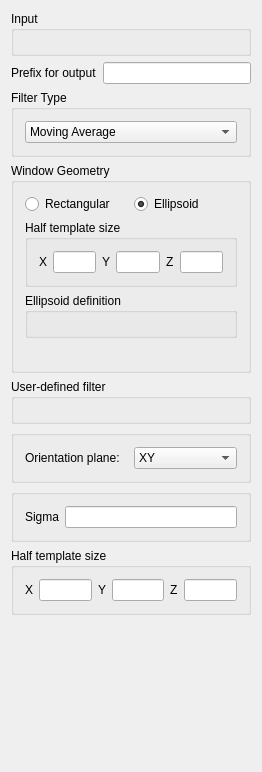
<?xml version="1.0" encoding="UTF-8"?>
<ui version="4.0">
 <class>movingWindows</class>
 <widget class="QWidget" name="movingWindows">
  <property name="AlgorithmCategory" stdset="0">
   <string>Utilities</string>
  </property>
  <property name="AlgorithmDescription" stdset="0">
   <string>Spatial Filtering</string>
  </property>
  <property name="enabled">
   <bool>true</bool>
  </property>
  <property name="geometry">
   <rect>
    <x>0</x>
    <y>0</y>
    <width>262</width>
    <height>772</height>
   </rect>
  </property>
  <property name="windowTitle">
   <string>Moving Windows</string>
  </property>
  <layout class="QGridLayout">
   <item row="0" column="0">
    <widget class="Q3GroupBox" name="GroupBox3">
     <property name="title">
      <string>Input</string>
     </property>
     <layout class="QVBoxLayout">
      <item>
       <widget class="PropertySelector" name="Input_data"/>
      </item>
     </layout>
    </widget>
   </item>
   <item row="1" column="0">
    <layout class="QHBoxLayout">
     <item>
      <widget class="QLabel" name="textLabel1_3">
       <property name="text">
        <string>Prefix for output</string>
       </property>
       <property name="wordWrap">
        <bool>false</bool>
       </property>
      </widget>
     </item>
     <item>
      <widget class="QLineEdit" name="prefix_out"/>
     </item>
    </layout>
   </item>
   <item row="2" column="0">
    <widget class="GsTLGroupBox" name="gsTLGroupBox9">
     <property name="title">
      <string>Filter Type</string>
     </property>
     <layout class="QVBoxLayout">
      <item>
       <widget class="QComboBox" name="filter_type">
        <item>
         <property name="text">
          <string>Moving Average</string>
         </property>
        </item>
        <item>
         <property name="text">
          <string>Moving Variance</string>
         </property>
        </item>
        <item>
         <property name="text">
          <string>Gaussian low pass</string>
         </property>
        </item>
        <item>
         <property name="text">
          <string>User defined</string>
         </property>
        </item>
        <item>
         <property name="text">
          <string>Sobel</string>
         </property>
        </item>
        <item>
         <property name="text">
          <string>Default Filtersim filters</string>
         </property>
        </item>
       </widget>
      </item>
     </layout>
    </widget>
   </item>
   <item row="3" column="0">
    <widget class="GsTLGroupBox" name="gsTLGroupBox">
     <property name="title">
      <string>Window Geometry</string>
     </property>
     <property name="keyword" stdset="0">
      <string>Moving Average;Moving Variance;Gaussian low pass</string>
     </property>
     <layout class="QGridLayout">
      <item row="0" column="0">
       <layout class="QHBoxLayout">
        <item>
         <widget class="QRadioButton" name="is_neigh_rect">
          <property name="text">
           <string>Rectangular</string>
          </property>
         </widget>
        </item>
        <item>
         <widget class="QRadioButton" name="is_neigh_ellipsoid">
          <property name="text">
           <string>Ellipsoid</string>
          </property>
          <property name="checked">
           <bool>true</bool>
          </property>
         </widget>
        </item>
       </layout>
      </item>
      <item row="1" column="0">
       <widget class="GsTLGroupBox" name="box_rect_size">
        <property name="title">
         <string>Half template size</string>
        </property>
        <property name="keyword" stdset="0">
         <string>Abracadabra</string>
        </property>
        <property name="displayed" stdset="0">
         <bool>false</bool>
        </property>
        <layout class="QHBoxLayout">
         <item>
          <layout class="QHBoxLayout">
           <item>
            <widget class="QLabel" name="textLabel1">
             <property name="text">
              <string>X</string>
             </property>
             <property name="wordWrap">
              <bool>false</bool>
             </property>
            </widget>
           </item>
           <item>
            <widget class="QLineEdit" name="size_x"/>
           </item>
          </layout>
         </item>
         <item>
          <layout class="QHBoxLayout">
           <item>
            <widget class="QLabel" name="textLabel1_4">
             <property name="text">
              <string>Y</string>
             </property>
             <property name="wordWrap">
              <bool>false</bool>
             </property>
            </widget>
           </item>
           <item>
            <widget class="QLineEdit" name="size_y"/>
           </item>
          </layout>
         </item>
         <item>
          <layout class="QHBoxLayout">
           <item>
            <widget class="QLabel" name="textLabel1_2">
             <property name="text">
              <string>Z</string>
             </property>
             <property name="wordWrap">
              <bool>false</bool>
             </property>
            </widget>
           </item>
           <item>
            <widget class="QLineEdit" name="size_z"/>
           </item>
          </layout>
         </item>
        </layout>
       </widget>
      </item>
      <item row="2" column="0">
       <widget class="GsTLGroupBox" name="box_ellip_size">
        <property name="title">
         <string>Ellipsoid definition</string>
        </property>
        <property name="keyword" stdset="0">
         <string>Abracadabra</string>
        </property>
        <layout class="QVBoxLayout">
         <item>
          <widget class="EllipsoidInput" name="neigh_ellipsoid"/>
         </item>
        </layout>
       </widget>
      </item>
      <item row="3" column="0">
       <spacer name="spacer3">
        <property name="orientation">
         <enum>Qt::Vertical</enum>
        </property>
        <property name="sizeType">
         <enum>QSizePolicy::Expanding</enum>
        </property>
        <property name="sizeHint" stdset="0">
         <size>
          <width>20</width>
          <height>21</height>
         </size>
        </property>
       </spacer>
      </item>
     </layout>
    </widget>
   </item>
   <item row="4" column="0">
    <widget class="GsTLGroupBox" name="box_filename">
     <property name="title">
      <string>User-defined filter</string>
     </property>
     <property name="keyword" stdset="0">
      <string>User defined</string>
     </property>
     <property name="displayed" stdset="0">
      <bool>false</bool>
     </property>
     <layout class="QVBoxLayout">
      <item>
       <widget class="FileChooser" name="filter_filename"/>
      </item>
     </layout>
    </widget>
   </item>
   <item row="5" column="0">
    <widget class="GsTLGroupBox" name="box_Sobel">
     <property name="title">
      <string/>
     </property>
     <property name="keyword" stdset="0">
      <string>Sobel</string>
     </property>
     <property name="displayed" stdset="0">
      <bool>false</bool>
     </property>
     <layout class="QGridLayout">
      <item row="0" column="0">
       <layout class="QHBoxLayout">
        <item>
         <widget class="QLabel" name="textLabel1_5">
          <property name="text">
           <string>Orientation plane:</string>
          </property>
          <property name="wordWrap">
           <bool>false</bool>
          </property>
         </widget>
        </item>
        <item>
         <widget class="QComboBox" name="Sobel_orientation">
          <item>
           <property name="text">
            <string>XY</string>
           </property>
          </item>
          <item>
           <property name="text">
            <string>XZ</string>
           </property>
          </item>
          <item>
           <property name="text">
            <string>YZ</string>
           </property>
          </item>
         </widget>
        </item>
       </layout>
      </item>
     </layout>
    </widget>
   </item>
   <item row="6" column="0">
    <widget class="GsTLGroupBox" name="box_sigma">
     <property name="title">
      <string/>
     </property>
     <property name="keyword" stdset="0">
      <string>Gaussian low pass</string>
     </property>
     <property name="displayed" stdset="0">
      <bool>false</bool>
     </property>
     <layout class="QVBoxLayout">
      <item>
       <layout class="QHBoxLayout">
        <item>
         <widget class="QLabel" name="textLabel1_3_2">
          <property name="text">
           <string>Sigma</string>
          </property>
          <property name="wordWrap">
           <bool>false</bool>
          </property>
         </widget>
        </item>
        <item>
         <widget class="QLineEdit" name="sigma"/>
        </item>
       </layout>
      </item>
     </layout>
    </widget>
   </item>
   <item row="7" column="0">
    <widget class="GsTLGroupBox" name="box_Filtersim_def">
     <property name="title">
      <string>Half template size</string>
     </property>
     <property name="keyword" stdset="0">
      <string>Default Filtersim filters</string>
     </property>
     <property name="displayed" stdset="0">
      <bool>false</bool>
     </property>
     <layout class="QHBoxLayout">
      <item>
       <layout class="QHBoxLayout">
        <item>
         <widget class="QLabel" name="textLabel1_5_2">
          <property name="text">
           <string>X</string>
          </property>
          <property name="wordWrap">
           <bool>false</bool>
          </property>
         </widget>
        </item>
        <item>
         <widget class="QLineEdit" name="Filtsim_def_size_x"/>
        </item>
       </layout>
      </item>
      <item>
       <layout class="QHBoxLayout">
        <item>
         <widget class="QLabel" name="textLabel1_4_2_2">
          <property name="text">
           <string>Y</string>
          </property>
          <property name="wordWrap">
           <bool>false</bool>
          </property>
         </widget>
        </item>
        <item>
         <widget class="QLineEdit" name="Filtsim_def_size_y"/>
        </item>
       </layout>
      </item>
      <item>
       <layout class="QHBoxLayout">
        <item>
         <widget class="QLabel" name="textLabel1_2_2_2">
          <property name="text">
           <string>Z</string>
          </property>
          <property name="wordWrap">
           <bool>false</bool>
          </property>
         </widget>
        </item>
        <item>
         <widget class="QLineEdit" name="Filtsim_def_size_z"/>
        </item>
       </layout>
      </item>
     </layout>
    </widget>
   </item>
   <item row="8" column="0">
    <spacer name="spacer2">
     <property name="orientation">
      <enum>Qt::Vertical</enum>
     </property>
     <property name="sizeType">
      <enum>QSizePolicy::Expanding</enum>
     </property>
     <property name="sizeHint" stdset="0">
      <size>
       <width>20</width>
       <height>50</height>
      </size>
     </property>
    </spacer>
   </item>
  </layout>
 </widget>
 <layoutdefault spacing="6" margin="11"/>
 <pixmapfunction>qPixmapFromMimeSource</pixmapfunction>
 <customwidgets>
  <customwidget>
   <class>PropertySelector</class>
   <extends>QWidget</extends>
   <header>GsTLAppli/extra/qtplugins/selectors.h</header>
  </customwidget>
  <customwidget>
   <class>FileChooser</class>
   <extends>QWidget</extends>
   <header>GsTLAppli/extra/qtplugins/filechooser.h</header>
  </customwidget>
  <customwidget>
   <class>GsTLGroupBox</class>
   <extends>QGroupBox</extends>
   <header>GsTLAppli/extra/qtplugins/selectors.h</header>
  </customwidget>
  <customwidget>
   <class>EllipsoidInput</class>
   <extends>QWidget</extends>
   <header>GsTLAppli/extra/qtplugins/ellipsoid_input.h</header>
  </customwidget>
  <customwidget>
   <class>Q3GroupBox</class>
   <extends>QGroupBox</extends>
   <header>Qt3Support/Q3GroupBox</header>
   <container>1</container>
  </customwidget>
 </customwidgets>
 <includes>
  <include location="local">propertyselector.h</include>
  <include location="local">gstlgroupbox.h</include>
  <include location="local">gstlgroupbox.h</include>
  <include location="local">gstlgroupbox.h</include>
  <include location="local">gstlgroupbox.h</include>
  <include location="local">ellipsoidinput.h</include>
  <include location="local">gstl_table.h</include>
  <include location="local">gstl_table.h</include>
  <include location="local">gstlgroupbox.h</include>
  <include location="local">filechooser.h</include>
  <include location="local">gstlgroupbox.h</include>
  <include location="local">gstlgroupbox.h</include>
  <include location="local">gstlgroupbox.h</include>
 </includes>
 <resources/>
 <connections>
  <connection>
   <sender>filter_type</sender>
   <signal>activated(QString)</signal>
   <receiver>box_filename</receiver>
   <slot>setShown(QString)</slot>
   <hints>
    <hint type="sourcelabel">
     <x>20</x>
     <y>20</y>
    </hint>
    <hint type="destinationlabel">
     <x>20</x>
     <y>20</y>
    </hint>
   </hints>
  </connection>
  <connection>
   <sender>filter_type</sender>
   <signal>activated(QString)</signal>
   <receiver>box_Sobel</receiver>
   <slot>setShown(QString)</slot>
   <hints>
    <hint type="sourcelabel">
     <x>20</x>
     <y>20</y>
    </hint>
    <hint type="destinationlabel">
     <x>20</x>
     <y>20</y>
    </hint>
   </hints>
  </connection>
  <connection>
   <sender>filter_type</sender>
   <signal>activated(QString)</signal>
   <receiver>box_rect_size</receiver>
   <slot>setHidden(QString)</slot>
   <hints>
    <hint type="sourcelabel">
     <x>20</x>
     <y>20</y>
    </hint>
    <hint type="destinationlabel">
     <x>20</x>
     <y>20</y>
    </hint>
   </hints>
  </connection>
  <connection>
   <sender>is_neigh_ellipsoid</sender>
   <signal>clicked()</signal>
   <receiver>is_neigh_rect</receiver>
   <slot>toggle()</slot>
   <hints>
    <hint type="sourcelabel">
     <x>20</x>
     <y>20</y>
    </hint>
    <hint type="destinationlabel">
     <x>20</x>
     <y>20</y>
    </hint>
   </hints>
  </connection>
  <connection>
   <sender>is_neigh_rect</sender>
   <signal>clicked()</signal>
   <receiver>is_neigh_ellipsoid</receiver>
   <slot>toggle()</slot>
   <hints>
    <hint type="sourcelabel">
     <x>20</x>
     <y>20</y>
    </hint>
    <hint type="destinationlabel">
     <x>20</x>
     <y>20</y>
    </hint>
   </hints>
  </connection>
  <connection>
   <sender>filter_type</sender>
   <signal>activated(QString)</signal>
   <receiver>box_sigma</receiver>
   <slot>setShown(QString)</slot>
   <hints>
    <hint type="sourcelabel">
     <x>20</x>
     <y>20</y>
    </hint>
    <hint type="destinationlabel">
     <x>20</x>
     <y>20</y>
    </hint>
   </hints>
  </connection>
  <connection>
   <sender>is_neigh_rect</sender>
   <signal>toggled(bool)</signal>
   <receiver>box_rect_size</receiver>
   <slot>setShown(bool)</slot>
   <hints>
    <hint type="sourcelabel">
     <x>20</x>
     <y>20</y>
    </hint>
    <hint type="destinationlabel">
     <x>20</x>
     <y>20</y>
    </hint>
   </hints>
  </connection>
  <connection>
   <sender>is_neigh_ellipsoid</sender>
   <signal>toggled(bool)</signal>
   <receiver>box_ellip_size</receiver>
   <slot>setShown(bool)</slot>
   <hints>
    <hint type="sourcelabel">
     <x>20</x>
     <y>20</y>
    </hint>
    <hint type="destinationlabel">
     <x>20</x>
     <y>20</y>
    </hint>
   </hints>
  </connection>
  <connection>
   <sender>filter_type</sender>
   <signal>activated(QString)</signal>
   <receiver>gsTLGroupBox</receiver>
   <slot>setShown(QString)</slot>
   <hints>
    <hint type="sourcelabel">
     <x>20</x>
     <y>20</y>
    </hint>
    <hint type="destinationlabel">
     <x>20</x>
     <y>20</y>
    </hint>
   </hints>
  </connection>
  <connection>
   <sender>filter_type</sender>
   <signal>activated(QString)</signal>
   <receiver>box_Filtersim_def</receiver>
   <slot>setShown(QString)</slot>
   <hints>
    <hint type="sourcelabel">
     <x>20</x>
     <y>20</y>
    </hint>
    <hint type="destinationlabel">
     <x>20</x>
     <y>20</y>
    </hint>
   </hints>
  </connection>
 </connections>
</ui>
